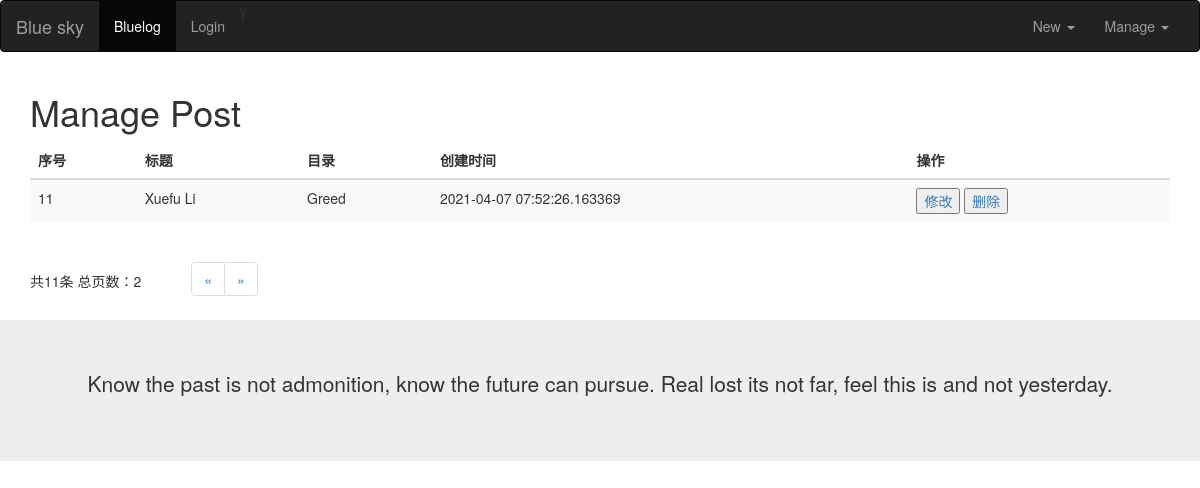
/admin/managepost?page=2, run on an earlier commit of the app's database.
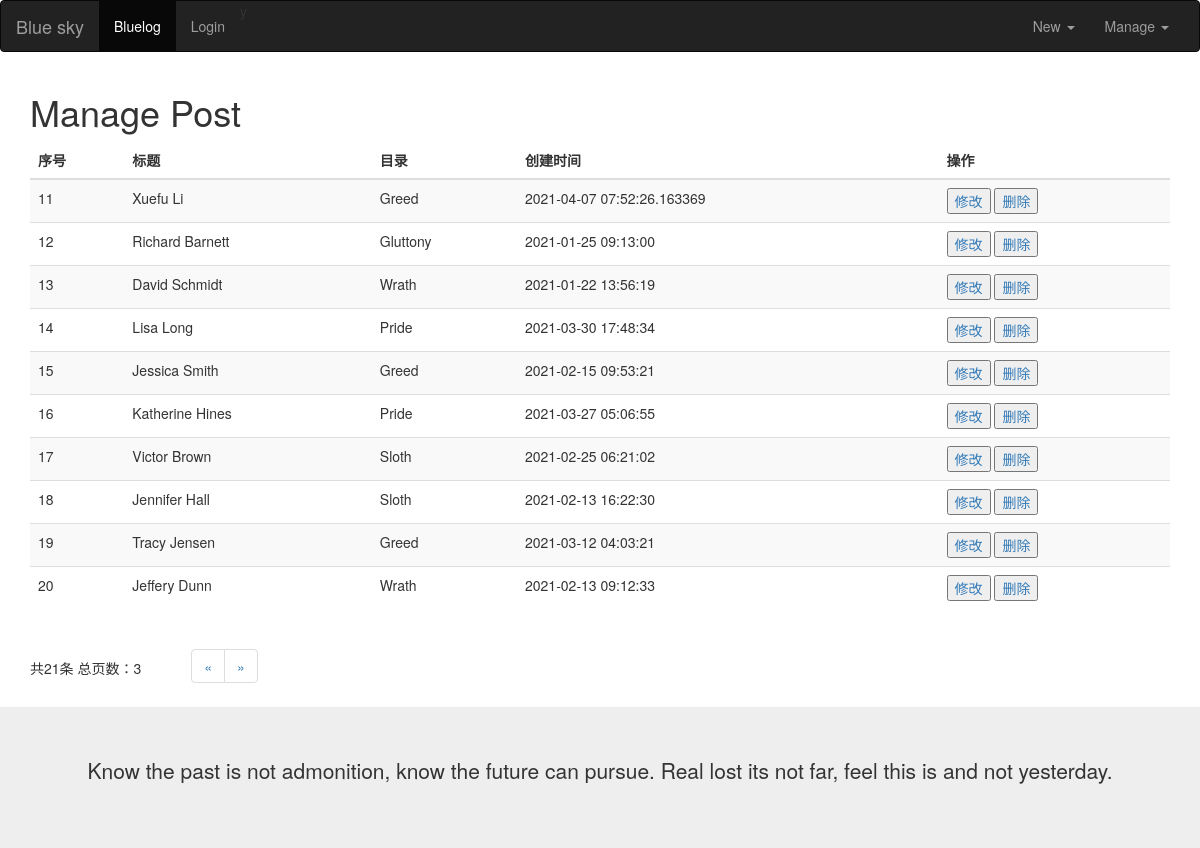
And on a later commit of the database.
### models.py (models this page shows)
class Post(db.Model):
    id = db.Column(db.Integer, primary_key=True)
    title = db.Column(db.String(20))
    category = db.Column(db.String(20))
    body = db.Column(db.Text)
    timestamp = db.Column(db.DateTime, default=datetime.utcnow, index=True)

### views/blogs/admin.py (the view)
@admin_app.route('/managepost', methods=['get', 'post'])
def managePost():
    page = request.args.get('page')
    if page is not None:
        posts = Post.query.paginate(int(page), 10)
    else:
        posts = Post.query.paginate(1, 10)
    return render_template("admin/manage_post.html", posts=posts.items,
                           pages=posts.pages,  # 总页数
                           total=posts.total,  # 总条数
                           pageList=posts.iter_pages(),  # 自动分页
                           next_num=posts.next_num,  # 下一页
                           prev_num=posts.prev_num  # 上一页
                           )

### templates/admin/manage_post.html (shortened to what this page needs)
{% extends 'blog_base.html' %}
{% block content %}
<h1>Manage Post</h1>
<div class="row">
    <div class="col-sm-12">
        <table class="table table-striped">
          <thead>
            <tr>
                <th>序号</th>
                <th>标题</th>
                <th>目录</th>
                <th>创建时间</th>
                <th>操作</th>
            </tr>
          </thead>
          <tbody>
            {% for blog_post in posts %}
            <tr>
                <td>{{ blog_post.id}}</td>
                <td>{{ blog_post.title}}</td>
                <td>{{ blog_post.category}}</td>
                <td>{{ blog_post.timestamp }}</td>
                <td>
                    <a href="{{ url_for("admin_app.editPost", post_id=blog_post.id) }}"><button type="button">修改</button></a>
                    <a href="{{ url_for("admin_app.deletePost", post_id=blog_post.id) }}"><button type="button">删除</button></a>
                </td>
            </tr>
            {% endfor %}
          </tbody>
        </table>
       <table>
            <tr>
            <td>共{{ total }}条 总页数：{{ pages }}</td>
            <td >
                <ul class="pagination" style="margin-left: 50px">
                    {% if prev_num != None %}
                        <li><a href="?page={{ prev_num }}">&laquo;</a></li>
                    {% else %}
                        <li><a href="#">&laquo;</a></li>
                    {% endif %}
                    {% if next_num != None %}
                        <li><a href="?page={{ next_num }}">&raquo;</a></li>
                    {% else %}
                        <li><a href="#">&raquo;</a></li>
                    {% endif %}
                </ul>
            </td>
            </tr>
        </table>
    </div>
</div>
{% endblock %}

### templates/blog_base.html (shortened to what this page needs)
<!DOCTYPE html>
<html>
<head>
	<link rel="stylesheet" href="https://cdn.staticfile.org/twitter-bootstrap/3.3.7/css/bootstrap.min.css">
</head>
<body>
<nav class="navbar navbar-inverse">
  <div class="container-fluid">
    <div class="navbar-header">
      <a class="navbar-brand" href="{{ url_for("index") }}">Blue sky</a>
    </div>
    <div class="collapse navbar-collapse" id="myNavbar">
      <ul class="nav navbar-nav">
        <li class="active"><a href="{{ url_for("blog_app.blogList") }}">Bluelog</a></li>
        <li><a href="{{ url_for("auth_app.blog_register") }}">Login</a></li>
      </ul>
      <ul class="nav navbar-nav navbar-right">
          <li class="dropdown">
            <a href="#" class="dropdown-toggle" data-toggle="dropdown">
                Manage <b class="caret"></b>
            </a>
        </li>
      </ul>y
       <ul class="nav navbar-nav navbar-right">
          <li class="dropdown">
            <a href="#" class="dropdown-toggle" data-toggle="dropdown">
                New <b class="caret"></b>
            </a>
        </li>
      </ul>
    </div>
  </div>
</nav>
<div class="container">
    {% block content %}
    {% endblock %}
</div>
<div class="jumbotron text-center" style="margin-bottom:0">
  <p>
      Know the past is not admonition, know the future can pursue.
      Real lost its not far, feel this is and not yesterday.
  </p>
</div>
</body>
</html>

What changed in the data, as far as the page shows it:
added Post: id "12", title "Richard Barnett", category "Gluttony", timestamp "2021-01-25 09:13:00"
added Post: id "13", title "David Schmidt", category "Wrath", timestamp "2021-01-22 13:56:19"
added Post: id "14", title "Lisa Long", category "Pride", timestamp "2021-03-30 17:48:34"
added Post: id "15", title "Jessica Smith", category "Greed", timestamp "2021-02-15 09:53:21"
added Post: id "16", title "Katherine Hines", category "Pride", timestamp "2021-03-27 05:06:55"
added Post: id "17", title "Victor Brown", category "Sloth", timestamp "2021-02-25 06:21:02"
added Post: id "18", title "Jennifer Hall", category "Sloth", timestamp "2021-02-13 16:22:30"
added Post: id "19", title "Tracy Jensen", category "Greed", timestamp "2021-03-12 04:03:21"
added Post: id "20", title "Jeffery Dunn", category "Wrath", timestamp "2021-02-13 09:12:33"
Also different on the page:
{{ total }}: "11" → "21"
{{ pages }}: "2" → "3"
